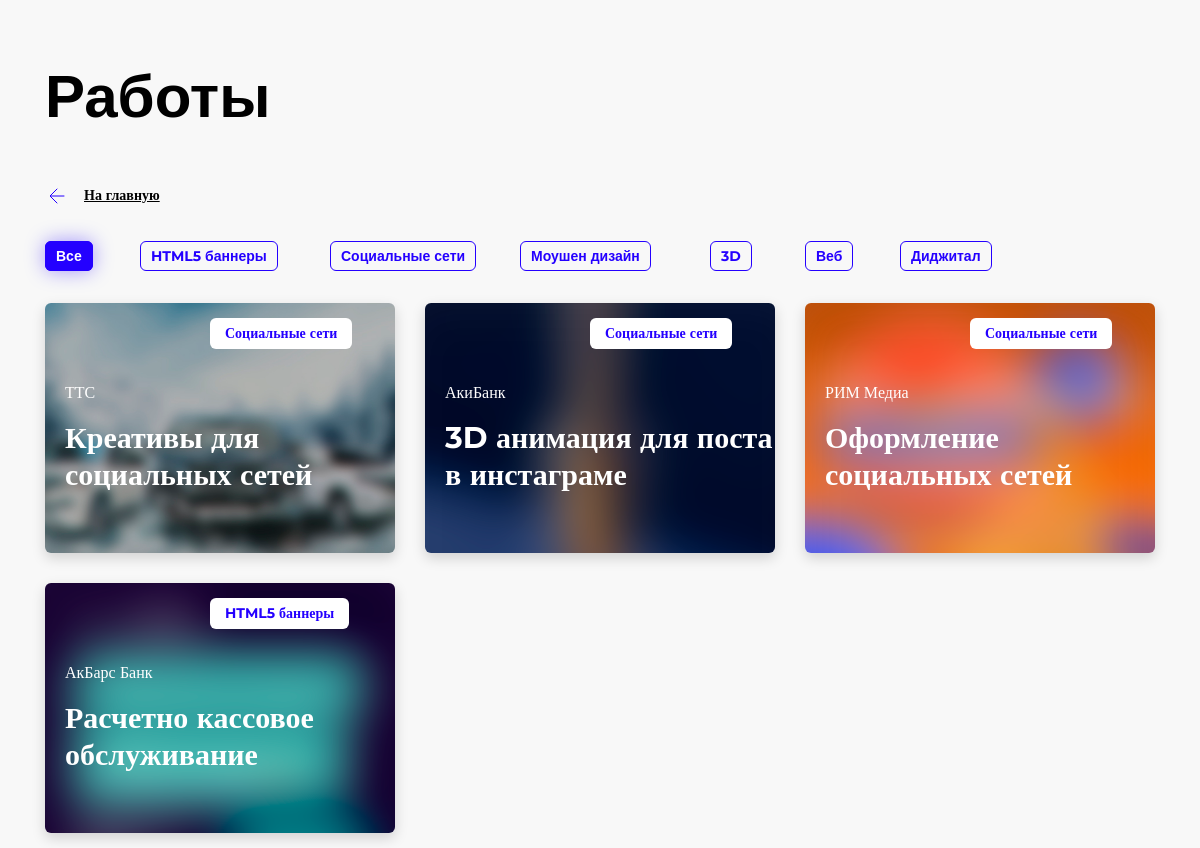
Page /projects/all/ on the committed database.
### timurmakarov/apps/projects/models.py (models this page shows, shortened)
class Project(models.Model):
	project_client = models.CharField('Название компании', max_length = 48)
	project_title = models.CharField('Название проекта', max_length = 36)
	project_type = models.CharField('Тип проекта', max_length = 36)
	project_description = models.TextField('Описание проекта')
	project_body = models.TextField('Тело проекта')
	project_cover = models.ImageField('Обложка проекта', upload_to='upload')
	pub_date = models.DateTimeField('Дата публикации')
	content = MDTextField()
	class Meta:
		verbose_name = 'Проект'
		verbose_name_plural = 'Проекты'

### timurmakarov/apps/projects/views.py (the view)
# urls.py: path('all/', views.all, name = 'all'),
def all(request):
	all_projects_list = Project.objects.order_by('-pub_date')[:15]
	return render(request, 'projects/all.html', {'all_projects_list': all_projects_list })

### timurmakarov/apps/projects/templates/projects/all.html (shortened to what this page needs)
<!DOCTYPE html>
<html lang="ru">
<head>
	<link rel="stylesheet" href="https://stackpath.bootstrapcdn.com/bootstrap/4.3.1/css/bootstrap.min.css">
</head>
<body>
	<div class="container">
		<div class="row">
			<div class="col-md-12">
				<h1>Работы</h1>
			</div>
		</div>
	</div>
	{% extends 'nav.html' %}
	{% block content %}
	<div class="container project">
		<div class="row project-item">
			{% if all_projects_list %}
			{% for a in all_projects_list %}
			<div class="col-md-4 solo-item__block" style="padding: 15px;">
				<div class="solo-item" style="background-image: url({{ a.project_cover.url }}); background-size: cover;">
					<div class="solo-item__badge">
						<p>{{ a.project_type }}</p>
					</div>
					<p class="project-card__name">{{ a.project_client }}</p>
					<p>{{ a.project_title }}</p>
					<a class="watch-solo-project__btn" href="{% url 'projects:about' a.id %}"
					style="color: white; display: block; height: 90%; width: 100%"></a>
				</div>
			</div>
			{% endfor %}
		</div>
	</div>
	{% else %}
	Проекты не найдены!
	{% endif %}
	{% endblock %}

### timurmakarov/apps/projects/static/css/style.css (style rules this page uses)
body { animation: fadein 1s; margin-top: 60px; background-color: #F8F8F8 !important; font-family: 'Montserrat', sans-serif; }
h1 { font-size: 60px; font-weight: bold; color: black; }
.container, .project { margin-top: 20px; }
.solo-item { padding-top: 80px; box-shadow: 0px 5px 12.5px 0.5px rgba(0, 1, 5, 0.15); padding-left: 20px; border-radius: 6px; height: 250px; transition-duration: .3s; transition-timing-function: ease-out; }
.solo-item, p { font-family: Montserrat; font-style: normal; font-weight: bold; font-size: 30px; line-height: 37px; color: #FFFFFF; }
.solo-item__block { transition-timing-function: ease-out; transition-duration: .5s; }
.watch-solo-project__btn { position: absolute; bottom: 25px; font-weight: 400 !important; }
.solo-item__badge p { position: absolute; top: 30px; left: 180px; padding: 7px 15px 7px 15px; border-radius: 6px; background-color: white; font-family: Montserrat; font-style: normal; font-weight: bold; font-size: 14px; line-height: 17px; color: #2400FF; }
.project-card__name { font-family: Montserrat; font-style: normal; font-weight: normal; font-size: 16px; line-height: 20px; color: #FFFFFF; }
.project a { margin-top: 20px; font-family: Montserrat; font-style: normal; font-weight: bold; font-size: 14px; float: right; text-decoration-line: underline; color: #000000; }

### rows in the picture
Project: project_cover (picture), project_type "Социальные сети", project_client "ТТС", project_title "Креативы для социальных сетей"
Project: project_cover (picture), project_type "Социальные сети", project_client "АкиБанк", project_title "3D анимация для поста в инстаграме"
Project: project_cover (picture), project_type "Социальные сети", project_client "РИМ Медиа", project_title "Оформление социальных сетей"
Project: project_cover (picture), project_type "HTML5 баннеры", project_client "АкБарс Банк", project_title "Расчетно кассовое обслуживание"
